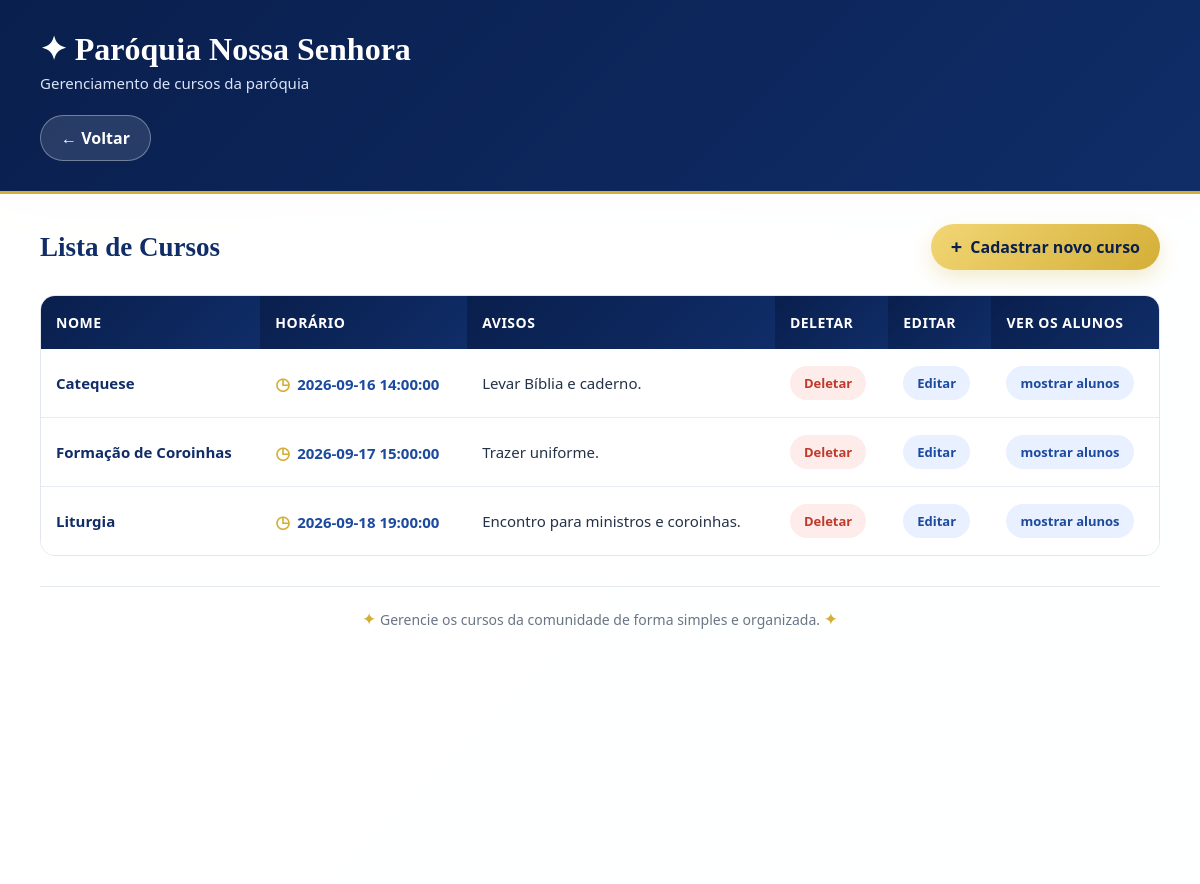
Page /cursos/listar_cursos.php on the committed database.
### tables this page shows
CREATE TABLE IF NOT EXISTS cursos (
    id_cursos INT NOT NULL AUTO_INCREMENT,
    nome VARCHAR(100) NOT NULL,
    horario DATETIME NOT NULL,
    avisos VARCHAR(255) NOT NULL,
    professores_id INT NOT NULL,

    PRIMARY KEY (id_cursos),

    INDEX idx_cursos_professores (professores_id),

    CONSTRAINT fk_cursos_professores
        FOREIGN KEY (professores_id)
        REFERENCES professores (id_professores)
        ON DELETE RESTRICT
        ON UPDATE CASCADE
);

### html/func.php (called while the page is built, shortened)
<?php
function listar_cursos($conexao){
   return $conexao->query("SELECT * FROM cursos");
}
?>

### html/cursos/listar_cursos.php (the view, shortened to what this page needs)
<!DOCTYPE html>
<html lang="pt-br">
<head>
</head>
<body>
<div class="container">
    <div class="topo">
        <h1>
            ✦ Paróquia Nossa Senhora
        </h1>
        <p>
            Gerenciamento de cursos da paróquia
        </p>
        <br>
        <a
            class="btn-voltar"
            href="../index.php"
        >
            ← Voltar
        </a>
    </div>
    <div class="conteudo">
        <div class="titulo">
            <h2>
                Lista de Cursos
            </h2>
            <a
                href="inserir_cursos.php"
                class="btn-novo"
            >
                Cadastrar novo curso
            </a>
        </div>
        <div class="tabela-container">
            <table>
                <thead>
                    <tr>
                        <th>
                            Nome
                        </th>
                        <th>
                            Horário
                        </th>
                        <th>
                            Avisos
                        </th>
                        <th>
                            Deletar
                        </th>
                        <th>
                            Editar
                        </th>
                        <th>
                            ver os alunos
                        </th>
                    </tr>
                </thead>
                <tbody>
                <?php
                require_once "../func.php";
                $resultado =
                    listar_cursos($conexao);
                while (
                    $cursos =
                    mysqli_fetch_assoc($resultado)
                ) {
                    $id =
                        $cursos['id_cursos'];
                    $nome =
                        $cursos['nome'];
                    $horario =
                        $cursos['horario'];
                    $avisos =
                        $cursos['avisos'];
                    echo "<tr>";
                    echo "<td class='nome-curso'>"
                        . htmlspecialchars($nome)
                        . "</td>";
                    echo "<td class='horario'>"
                        . htmlspecialchars($horario)
                        . "</td>";
                    echo "<td class='avisos'>"
                        . htmlspecialchars($avisos)
                        . "</td>";
                    echo "<td>";
                    echo "
                        <a
                            class='acao deletar'
                            href='deletar_cursos.php?id_cursos="
                            . $id .
                            "'
                            onclick=\"return confirm(
                                'Deseja realmente deletar este curso?'
                            );\"
                        >
                            Deletar
                        </a>
                    ";
                    echo "</td>";
                    echo "<td>";
                    echo "
                        <a
                            class='acao editar'
                            href='inserir_cursos.php?id_cursos="
                            . $id .
                            "'
                        >
                            Editar
                        </a>
                    ";
                    echo "</td>";
                    echo "<td>";
                    echo "
                        <a
                            class='acao editar'
                            href='../alunos/listar_alunos.php?id_cursos="
                            . $id .
                            "'
                        >
                            mostrar alunos
                        </a>
                    ";
                    echo "</td>";
                    echo "</tr>";
                }
                ?>
                </tbody>
            </table>
        </div>
        <div class="rodape">
            <span>✦</span>
            Gerencie os cursos da comunidade
            de forma simples e organizada.
            <span>✦</span>
        </div>
    </div>
</div>
</body>
</html>

### html/cursos/listar_cursos.php (style rules this page uses)
:root { --azul: #102d68; --azul2: #1c4a9e; --azul-escuro: #091f4d; --dourado: #d4af37; --dourado2: #f2d675; --fundo: #f4f7fc; --texto: #243247; --cinza: #697586; --branco: #ffffff; --vermelho: #c0392b; --sombra: 0 10px 30px rgba(16, 45, 104, .10); }
* { margin: 0; padding: 0; box-sizing: border-box; }
html, body { width: 100%; min-height: 100%; }
body { min-height: 100vh; font-family: "Segoe UI", Arial, sans-serif; color: var(--texto); background: radial-gradient( circle at 10% 10%, rgba(212, 175, 55, .10), transparent 28% ), linear-gradient( 135deg, #f8fafc, #eaf0fa ); }
.container { width: 100%; min-height: 100vh; margin: 0; }
.topo { width: 100%; background: linear-gradient( 135deg, var(--azul-escuro), var(--azul) ); color: white; padding: 30px 40px; border-radius: 0; border-bottom: 3px solid var(--dourado); box-shadow: var(--sombra); }
.topo h1 { font-family: Georgia, serif; font-size: 32px; margin-bottom: 5px; }
.topo p { color: #dce5f8; font-size: 15px; }
.conteudo { width: 100%; min-height: calc(100vh - 110px); background: rgba(255, 255, 255, .97); padding: 30px 40px; border-radius: 0; box-shadow: none; }
.titulo { display: flex; align-items: center; justify-content: space-between; gap: 20px; margin-bottom: 25px; }
.titulo h2 { color: var(--azul); font-family: Georgia, serif; font-size: 27px; }
.btn-novo { display: inline-flex; align-items: center; justify-content: center; gap: 8px; padding: 12px 20px; border-radius: 50px; background: linear-gradient( 135deg, var(--dourado2), var(--dourado) ); color: var(--azul-escuro); text-decoration: none; font-weight: 800; box-shadow: 0 8px 20px rgba(212, 175, 55, .25); transition: .25s ease; }
.btn-novo::before { content: "+"; font-size: 20px; line-height: 1; }
.btn-voltar { display: inline-flex; align-items: center; justify-content: center; padding: 11px 20px; border-radius: 50px; background: rgba(255, 255, 255, .12); border: 1px solid rgba(255, 255, 255, .35); color: white; text-decoration: none; font-weight: 700; transition: .25s ease; }
.tabela-container { width: 100%; overflow-x: auto; border-radius: 15px; border: 1px solid #e1e6ef; }
table { width: 100%; min-width: 750px; border-collapse: collapse; background: white; }
th { padding: 17px 15px; background: linear-gradient( 135deg, var(--azul-escuro), var(--azul) ); color: white; text-align: left; font-size: 14px; text-transform: uppercase; letter-spacing: .5px; }
td { padding: 17px 15px; border-bottom: 1px solid #e7ebf2; color: var(--texto); font-size: 15px; vertical-align: middle; }
tbody tr { transition: .2s ease; }
tbody tr:last-child td { border-bottom: none; }
.nome-curso { font-weight: 700; color: var(--azul); }
.nome-curso::before { margin-right: 8px; }
.horario { font-weight: 600; color: var(--azul2); }
.horario::before { content: "◷"; color: var(--dourado); margin-right: 7px; font-size: 17px; }
.avisos { color: var(--texto); }
.acao { display: inline-block; padding: 8px 14px; border-radius: 20px; text-decoration: none; font-size: 13px; font-weight: 700; transition: .25s ease; }
.editar { background: #e9f0ff; color: var(--azul2); }
.deletar { background: #fdecea; color: var(--vermelho); }
.rodape { margin-top: 30px; padding-top: 20px; border-top: 1px solid #e5e9f0; color: var(--cinza); font-size: 14px; text-align: center; }
.rodape span { color: var(--dourado); font-size: 17px; }

### rows in the picture
cursos: nome "Catequese", horario "2026-09-16 14:00:00", avisos "Levar Bíblia e caderno."
cursos: nome "Formação de Coroinhas", horario "2026-09-17 15:00:00", avisos "Trazer uniforme."
cursos: nome "Liturgia", horario "2026-09-18 19:00:00", avisos "Encontro para ministros e coroinhas."
